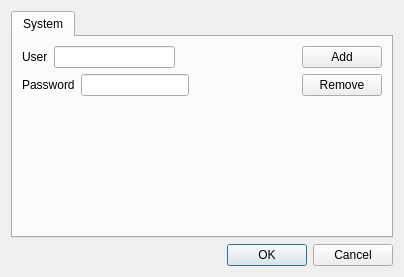
<?xml version="1.0" encoding="UTF-8"?>
<ui version="4.0">
 <class>ToolsDialog</class>
 <widget class="QDialog" name="ToolsDialog">
  <property name="geometry">
   <rect>
    <x>0</x>
    <y>0</y>
    <width>404</width>
    <height>277</height>
   </rect>
  </property>
  <property name="windowTitle">
   <string>Dialog</string>
  </property>
  <layout class="QVBoxLayout" name="verticalLayout">
   <item>
    <widget class="QTabWidget" name="tabWidget">
     <property name="currentIndex">
      <number>0</number>
     </property>
     <widget class="QWidget" name="tab">
      <attribute name="title">
       <string>System</string>
      </attribute>
      <layout class="QVBoxLayout" name="verticalLayout_4">
       <item>
        <layout class="QHBoxLayout" name="horizontalLayout_3">
         <item>
          <layout class="QVBoxLayout" name="verticalLayout_2">
           <item>
            <layout class="QHBoxLayout" name="horizontalLayout">
             <item>
              <widget class="QLabel" name="label">
               <property name="text">
                <string>User</string>
               </property>
              </widget>
             </item>
             <item>
              <widget class="QLineEdit" name="lineEdit"/>
             </item>
             <item>
              <spacer name="horizontalSpacer">
               <property name="orientation">
                <enum>Qt::Horizontal</enum>
               </property>
               <property name="sizeHint" stdset="0">
                <size>
                 <width>40</width>
                 <height>20</height>
                </size>
               </property>
              </spacer>
             </item>
            </layout>
           </item>
           <item>
            <layout class="QHBoxLayout" name="horizontalLayout_2">
             <item>
              <widget class="QLabel" name="label_2">
               <property name="text">
                <string>Password</string>
               </property>
              </widget>
             </item>
             <item>
              <widget class="QLineEdit" name="lineEdit_2">
               <property name="echoMode">
                <enum>QLineEdit::Password</enum>
               </property>
              </widget>
             </item>
             <item>
              <spacer name="horizontalSpacer_2">
               <property name="orientation">
                <enum>Qt::Horizontal</enum>
               </property>
               <property name="sizeHint" stdset="0">
                <size>
                 <width>40</width>
                 <height>20</height>
                </size>
               </property>
              </spacer>
             </item>
            </layout>
           </item>
          </layout>
         </item>
         <item>
          <layout class="QVBoxLayout" name="verticalLayout_3">
           <item>
            <widget class="QPushButton" name="pushButton">
             <property name="sizePolicy">
              <sizepolicy hsizetype="Minimum" vsizetype="Preferred">
               <horstretch>0</horstretch>
               <verstretch>0</verstretch>
              </sizepolicy>
             </property>
             <property name="text">
              <string>Add</string>
             </property>
             <property name="icon">
              <iconset resource="../resources.qrc">
               <normaloff>:/assets/images/_48_add_user.png</normaloff>:/assets/images/_48_add_user.png</iconset>
             </property>
            </widget>
           </item>
           <item>
            <widget class="QPushButton" name="pushButton_2">
             <property name="sizePolicy">
              <sizepolicy hsizetype="Minimum" vsizetype="Preferred">
               <horstretch>0</horstretch>
               <verstretch>0</verstretch>
              </sizepolicy>
             </property>
             <property name="text">
              <string>Remove</string>
             </property>
             <property name="icon">
              <iconset resource="../resources.qrc">
               <normaloff>:/assets/images/_48_remove_user.png</normaloff>:/assets/images/_48_remove_user.png</iconset>
             </property>
            </widget>
           </item>
          </layout>
         </item>
        </layout>
       </item>
       <item>
        <spacer name="verticalSpacer">
         <property name="orientation">
          <enum>Qt::Vertical</enum>
         </property>
         <property name="sizeHint" stdset="0">
          <size>
           <width>20</width>
           <height>148</height>
          </size>
         </property>
        </spacer>
       </item>
      </layout>
     </widget>
    </widget>
   </item>
   <item>
    <widget class="QDialogButtonBox" name="buttonBox">
     <property name="orientation">
      <enum>Qt::Horizontal</enum>
     </property>
     <property name="standardButtons">
      <set>QDialogButtonBox::Cancel|QDialogButtonBox::Ok</set>
     </property>
    </widget>
   </item>
  </layout>
 </widget>
 <resources>
  <include location="../resources.qrc"/>
 </resources>
 <connections>
  <connection>
   <sender>buttonBox</sender>
   <signal>accepted()</signal>
   <receiver>ToolsDialog</receiver>
   <slot>accept()</slot>
   <hints>
    <hint type="sourcelabel">
     <x>248</x>
     <y>254</y>
    </hint>
    <hint type="destinationlabel">
     <x>157</x>
     <y>274</y>
    </hint>
   </hints>
  </connection>
  <connection>
   <sender>buttonBox</sender>
   <signal>rejected()</signal>
   <receiver>ToolsDialog</receiver>
   <slot>reject()</slot>
   <hints>
    <hint type="sourcelabel">
     <x>316</x>
     <y>260</y>
    </hint>
    <hint type="destinationlabel">
     <x>286</x>
     <y>274</y>
    </hint>
   </hints>
  </connection>
 </connections>
</ui>
